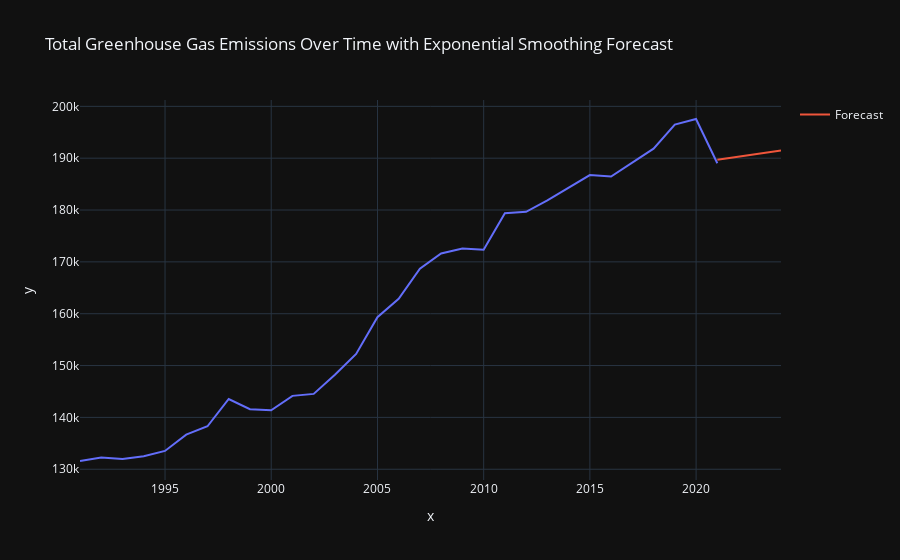

Notebook cell for this chart:
### Markdown cell above
## Exponential Smoothing

### Code cell
# Exponential Smoothing v1
model_es = ExponentialSmoothing(
    annual_data,
    trend='add',
    seasonal=None,
    initialization_method='legacy-heuristic'
)

model_fit = model_es.fit()

last_year = annual_data.index[-1].year
forecast_index_es = pd.date_range(start=f'{last_year}', periods=years_to_predict, freq='YE')
forecast_es = model_fit.forecast(steps=years_to_predict)

fig_es = px.line(
    x=annual_data.index,
    y=annual_data,
    title="Total Greenhouse Gas Emissions Over Time with Exponential Smoothing Forecast",
    labels={'total_ghg': 'Emissions', 'Year': 'Year'}
)

fig_es.add_scatter(x=forecast_index_es, y=forecast_es, mode='lines', name='Forecast')
fig_es.show()

### Figure 1 — Plotly figure (JSON) as saved in the notebook; plotly's stock layout.template omitted (floating-point values rounded to 4 significant figures)
{"data": [{"hovertemplate": "x=%{x}<br>y=%{y}<extra></extra>", "legendgroup": "", "line": {"color": "#636efa", "dash": "solid"}, "marker": {"symbol": "circle"}, "mode": "lines", "name": "", "orientation": "v", "showlegend": false, "x": ["1990-12-31T00:00:00", "1991-12-31T00:00:00", "1992-12-31T00:00:00", "1993-12-31T00:00:00", "1994-12-31T00:00:00", "1995-12-31T00:00:00", "1996-12-31T00:00:00", "1997-12-31T00:00:00", "1998-12-31T00:00:00", "1999-12-31T00:00:00", "2000-12-31T00:00:00", "2001-12-31T00:00:00", "2002-12-31T00:00:00", "2003-12-31T00:00:00", "2004-12-31T00:00:00", "2005-12-31T00:00:00", "2006-12-31T00:00:00", "2007-12-31T00:00:00", "2008-12-31T00:00:00", "2009-12-31T00:00:00", "2010-12-31T00:00:00", "2011-12-31T00:00:00", "2012-12-31T00:00:00", "2013-12-31T00:00:00", "2014-12-31T00:00:00", "2015-12-31T00:00:00", "2016-12-31T00:00:00", "2017-12-31T00:00:00", "2018-12-31T00:00:00", "2019-12-31T00:00:00", "2020-12-31T00:00:00"], "xaxis": "x", "y": [131600.0, 132200.0, 132000.0, 132500.0, 133500.0, 136700.0, 138300.0, 143500.0, 141600.0, 141400.0, 144200.0, 144500.0, 148200.0, 152200.0, 159300.0, 162900.0, 168700.0, 171600.0, 172600.0, 172300.0, 179400.0, 179700.0, 181900.0, 184300.0, 186700.0, 186500.0, 189200.0, 191800.0, 196500.0, 197600.0, 189000.0], "yaxis": "y", "type": "scatter"}, {"mode": "lines", "name": "Forecast", "x": ["2020-12-31T00:00:00", "2021-12-31T00:00:00", "2022-12-31T00:00:00", "2023-12-31T00:00:00"], "y": [189700.0, 190300.0, 190900.0, 191500.0], "type": "scatter"}], "layout": {"xaxis": {"anchor": "y", "domain": [0.0, 1.0], "title": {"text": "x"}}, "yaxis": {"anchor": "x", "domain": [0.0, 1.0], "title": {"text": "y"}}, "legend": {"tracegroupgap": 0}, "title": {"text": "Total Greenhouse Gas Emissions Over Time with Exponential Smoothing Forecast"}}}
